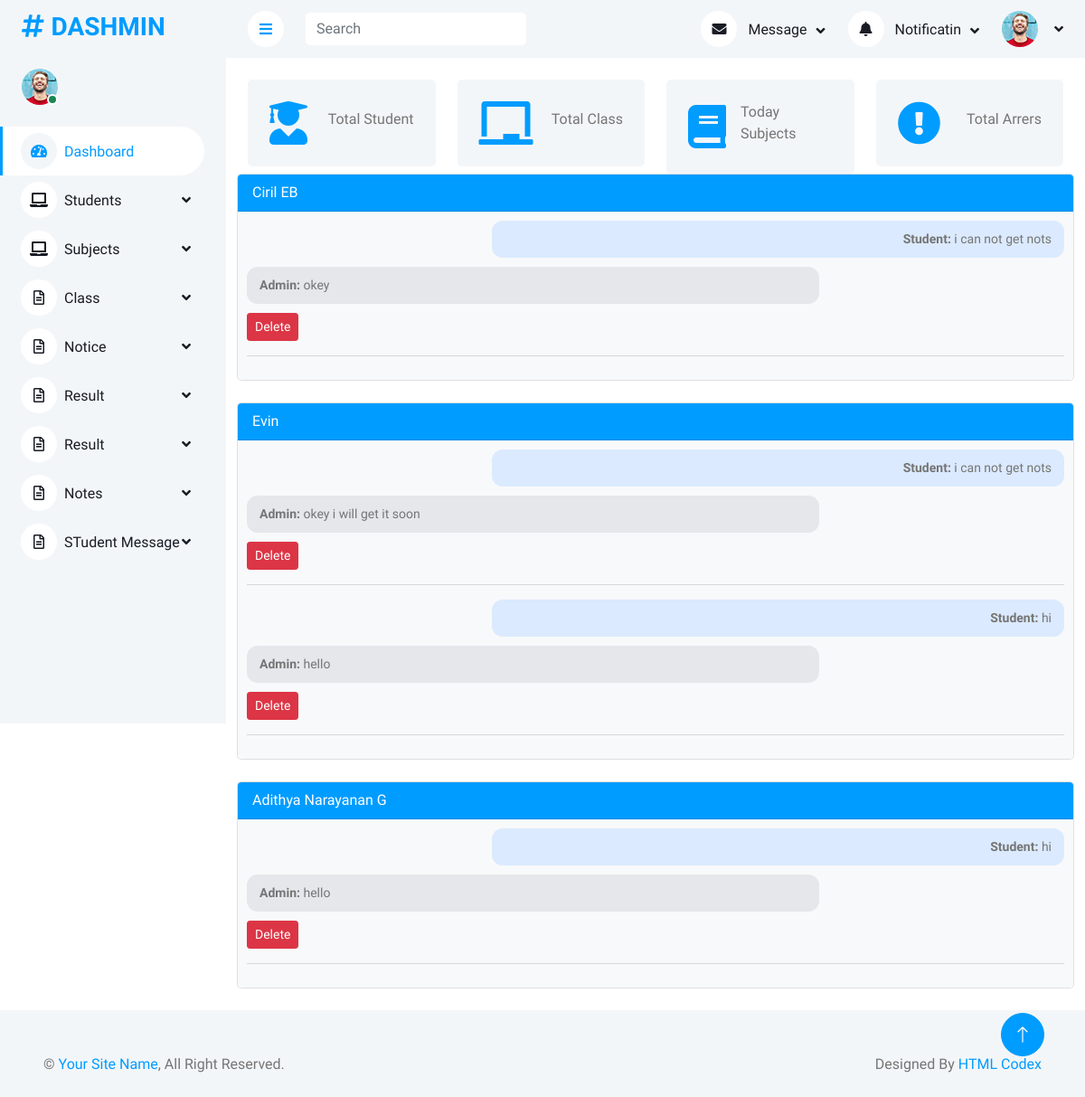
The page /manage/admin_chat/ on the database as committed earlier.
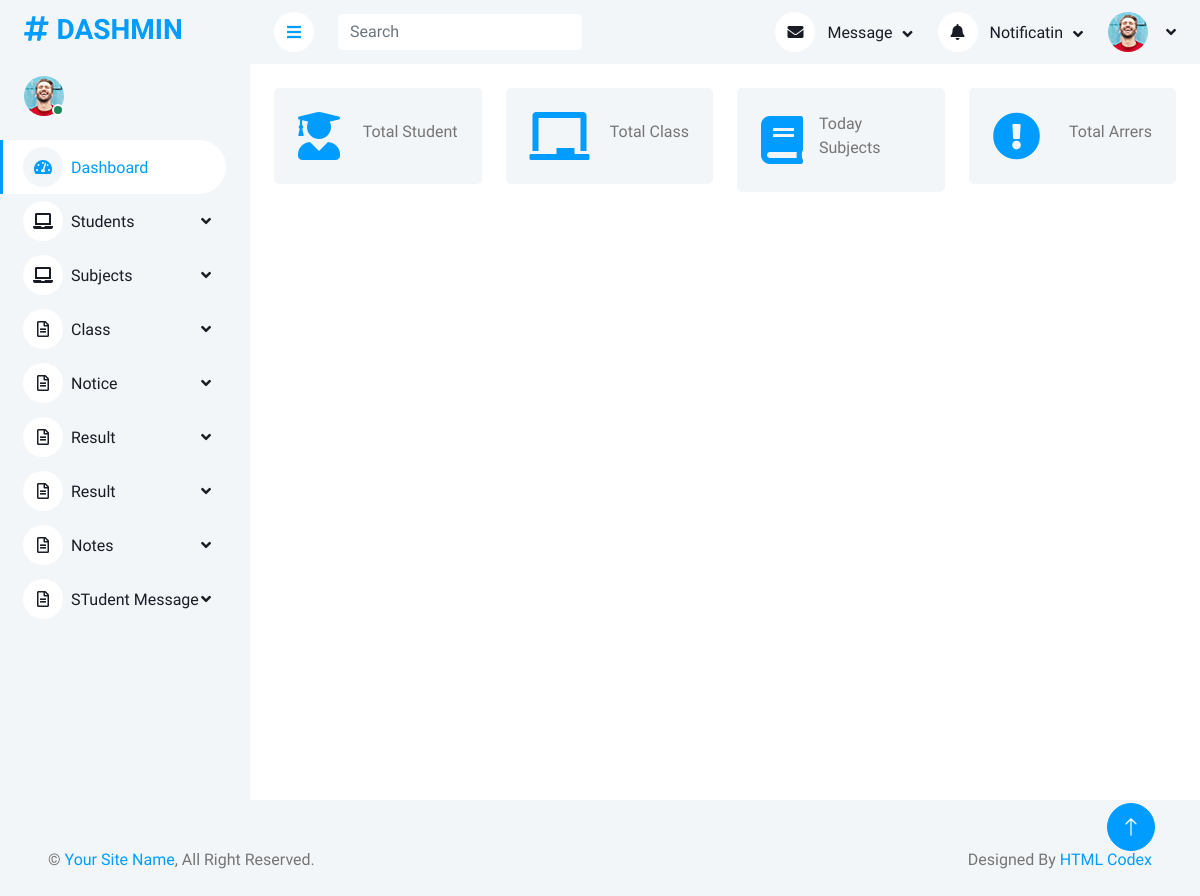
The same page on the database as committed later.
### AdminApp/models.py (models this page shows, shortened)
class ChatMessage(models.Model):
    student_name = models.CharField(max_length=100)
    message = models.TextField()
    reply = models.TextField(blank=True, null=True)
    created_at = models.DateTimeField(auto_now_add=True)

### AdminApp/views.py (the view)
# urls.py: path('admin_chat/',views.admin_chat,name='admin_chat'),
def admin_chat(request):
    if request.method == "POST":
        chat_id = request.POST.get("chat_id")
        reply = request.POST.get("reply")
        chat = ChatMessage.objects.get(id=chat_id)
        chat.reply = reply
        chat.save()
    chats = ChatMessage.objects.all().order_by("-created_at")
    return render(request,"Admin_Chat.html",{"chats":chats})

### AdminApp/templates/Admin_Chat.html (shortened to what this page needs)
{% extends 'Dashboard.html' %}
{% block content %}
<!DOCTYPE html>
<html lang="en">
<head>
</head>
<body>
    <div class="container">
        {% regroup chats by student_name as student_chats %}
        {% for student in student_chats %}
        <div class="card mb-4">
            <div class="card-header bg-primary text-white">
                {{ student.grouper }}
            </div>
            <div class="card-body chat-area">
                {% for chat in student.list %}
                <div class="msg student">
                    <b>Student:</b> {{ chat.message }}
                </div>
                {% if chat.reply %}
                <div class="msg admin">
                    <b>Admin:</b> {{ chat.reply }}
                </div>
                {% endif %}
                <a href="{% url 'delete_chat' chat.id %}" class="btn btn-danger btn-sm"
                    onclick="return confirm('Delete this message?')">
                    Delete
                </a>
                <hr>
                {% endfor %}
            </div>
        </div>
        {% endfor %}
    </div>
</body>
</html>
{% endblock %}

Rows that differ between the two databases and show on the page:
removed ChatMessage: grouper "Ciril EB", message "i can not get nots", reply "okey"
removed ChatMessage: grouper "Evin", message "i can not get nots", reply "okey i will get it soon"
removed ChatMessage: message "hi", reply "hello", shown under "Evin"
removed ChatMessage: grouper "Adithya Narayanan G", message "hi", reply "hello"
